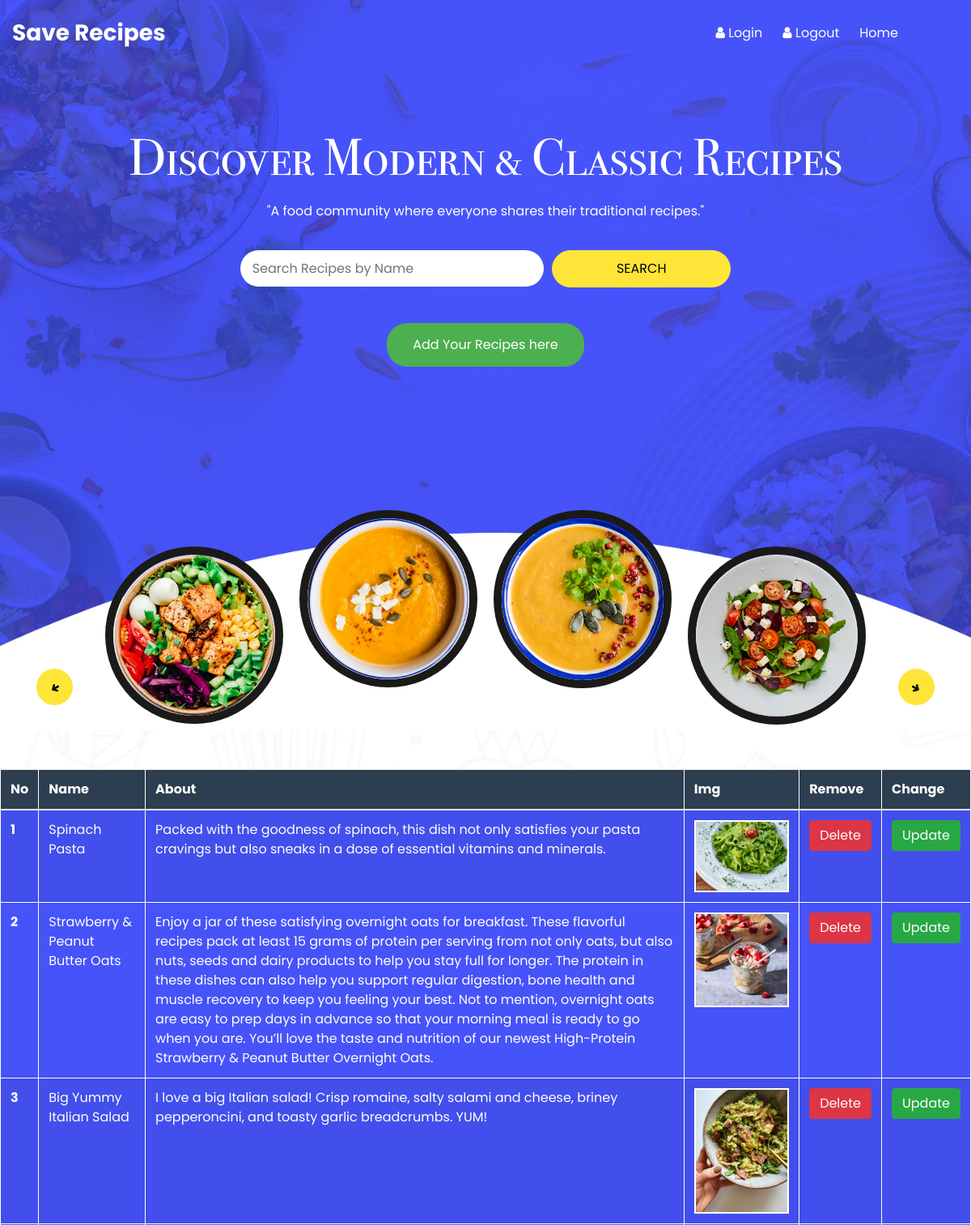
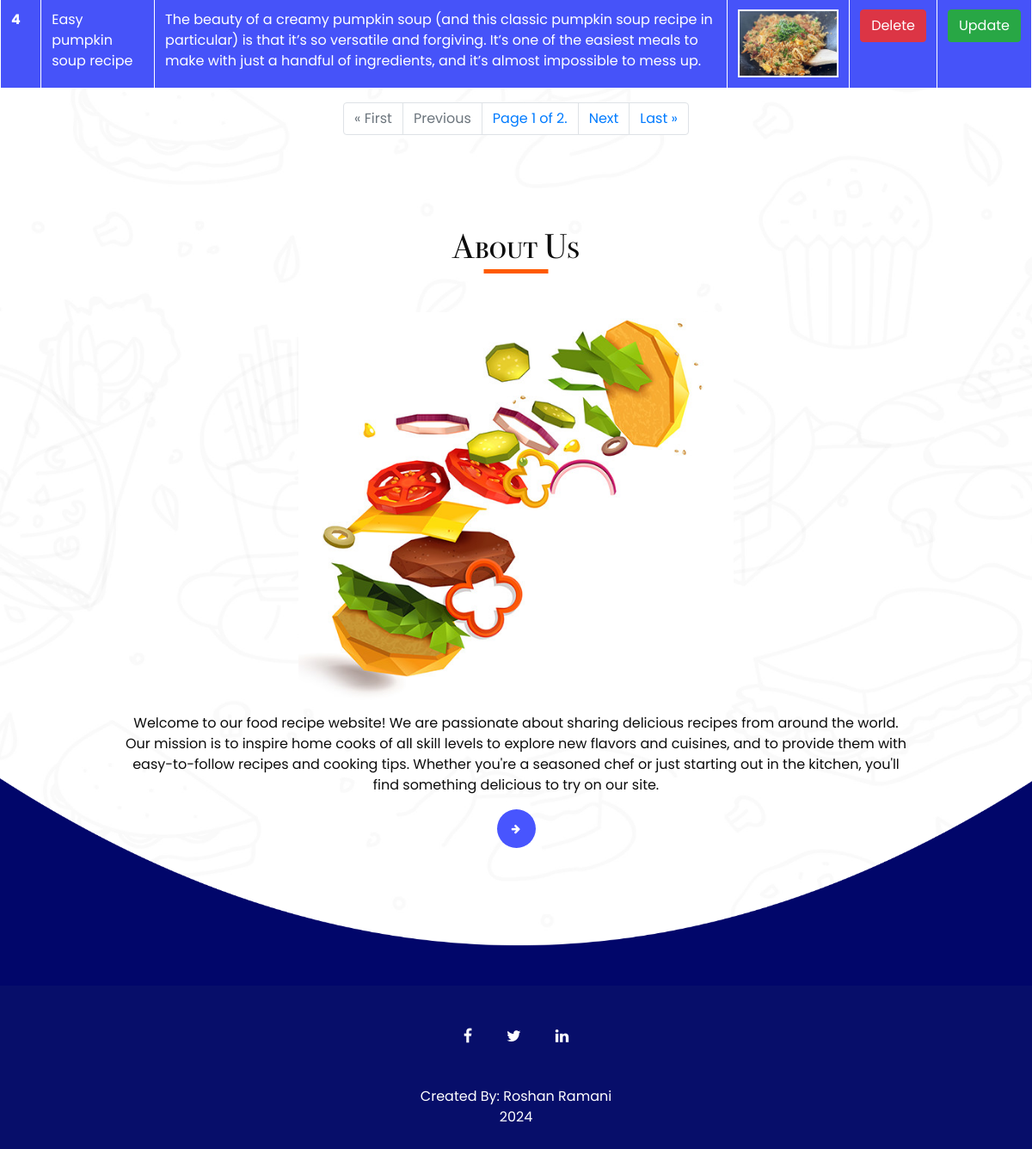
The app's page /home/ (signed in) with its own data (2 pictures, top to bottom).
### recipe/models.py (models this page shows)
class fastfood(models.Model):
    user=models.ForeignKey(User,on_delete=models.SET_NULL,null=True,blank=True)
    name=models.TextField(max_length=100)
    about=models.TextField(max_length=200)
    img=models.ImageField(upload_to="media")

### recipe/views.py (the view)
# urls.py: 2. Add a URL to urlpatterns:  path('', views.home, name='home')
@login_required(login_url="/login_page/")
def home(request):
    queryset = fastfood.objects.all()
    if 'Search' in request.GET:
        recipe_name = request.GET.get('Search')
        queryset = queryset.filter(name__icontains=recipe_name)
        if not queryset:
            messages.error(request, "Recipe not found")
    paginator = Paginator(queryset, 4)
    page_number = request.GET.get("page", 1)
    page_obj = paginator.get_page(page_number)
    return render(request, 'home.html', {'queryset': page_obj, 'recipe': queryset})

### templates/home.html (shortened to what this page needs)
{% load static %}
<!DOCTYPE html>
<html lang="en">
  <head>
    <link
      rel="stylesheet"
      type="text/css"
      href="{% static 'css/bootstrap.css' %}"
    />
    <link href="{% static 'css/font-awesome.min.css' %}" rel="stylesheet" />
    <link
      rel="stylesheet"
      href="https://cdnjs.cloudflare.com/ajax/libs/jquery-nice-select/1.1.0/css/nice-select.min.css"
    />
    <link
      rel="stylesheet"
      href="https://cdnjs.cloudflare.com/ajax/libs/slick-carousel/1.9.0/slick.min.css"
    />
    <link href="{% static 'css/style.css' %}" rel="stylesheet" />
    <link href="{% static 'css/responsive.css' %}" rel="stylesheet" />
    <link
      rel="stylesheet"
      type="text/css"
      href="{% static 'css/bootstrap.css' %}"
    />
    <link href="{% static 'css/font-awesome.min.css' %}" rel="stylesheet" />
    <link
      rel="stylesheet"
      href="https://cdnjs.cloudflare.com/ajax/libs/jquery-nice-select/1.1.0/css/nice-select.min.css"
    />
    <link
      rel="stylesheet"
      href="https://cdnjs.cloudflare.com/ajax/libs/slick-carousel/1.9.0/slick.min.css"
    />
    <link href="{% static 'css/style.css' %}" rel="stylesheet" />
    <link href="{% static 'css/responsive.css' %}" rel="stylesheet" />
  </head>
  <body>
    <div class="hero_area">
      <header class="header_section">
        <div class="container-fluid">
          <nav class="navbar navbar-expand-lg custom_nav-container">
            <a class="navbar-brand" href="/home/">
              <span>Save Recipes</span>
            </a>
            <div class="" id="">
              <div class="User_option">
                <a href="/login_page/">
                  <i class="fa fa-user" aria-hidden="true"></i>
                  <span>Login</span>
                </a>
                <a href="/logout_page/">
                  <i class="fa fa-user" aria-hidden="true"></i>
                  <span>Logout</span>
                </a>
                <a href="/home/">
                  <span>Home</span>
                </a>
              </div>
            </div>
          </nav>
        </div>
      </header>
      <section class="slider_section">
        <div class="container">
          <div class="row">
            <div class="col-lg-10 mx-auto">
              <div class="detail-box">
                <h1>Discover Modern & Classic Recipes</h1>
                <p>
                  "A food community where everyone shares their traditional
                  recipes."
                </p>
              </div>
              <div class="find_container">
                <div class="container">
                  <div class="row">
                    <div class="col">
                      <form method="GET" action="{% url 'home' %}">
                        <div class="form-row">
                          <div class="form-group col-lg-5">
                            <input
                              type="text"
                              class="form-control"
                              id="inputHotel"
                              name="Search"
                              placeholder="Search Recipes by Name"
                            />
                          </div>
                          <div class="form-group col-lg-3">
                            <div class="btn-box">
                              <button type="submit" class="btn">Search</button>
                            </div>
                          </div>
                        </div>
                      </form>
                      <form method="GET" action="{% url 'add' %}">
                        <div class="form-row">
                          <div class="form-group col-lg-4">
                            <div class="box">
                              <a href="/add/">
                                <button class="search1-button">
                                  Add Your Recipes here
                                </button>
                              </a>
                            </div>
                          </div>
                        </div>
                      </form>
                    </div>
                  </div>
                </div>
              </div>
            </div>
          </div>
        </div>
        <div class="slider_container">
          <div class="item">
            <div class="img-box">
              <img src="/static/images/slider-img1.png" alt="" />
            </div>
          </div>
          <div class="item">
            <div class="img-box">
              <img src="/static/images/slider-img2.png" alt="" />
            </div>
          </div>
          <div class="item">
            <div class="img-box">
              <img src="/static/images/slider-img3.png" alt="" />
            </div>
          </div>
          <div class="item">
            <div class="img-box">
              <img src="/static/images/slider-img4.png" alt="" />
            </div>
          </div>
        </div>
      </section>
    </div>
    <table class="table mt-5 table-striped custom-table">
      <thead>
        <tr>
          <th scope="col">No</th>
          <th scope="col">Name</th>
          <th scope="col">About</th>
          <th scope="col">Img</th>
          <th scope="col">Remove</th>
          <th scope="col">Change</th>
        </tr>
      </thead>
      <tbody>
        {% for item in queryset %}
        <tr>
          <th scope="row">{{ forloop.counter }}</th>
          <td>{{ item.name }}</td>
          <td>{{ item.about }}</td>
          <td>
            <img
              src="/media/{{ item.img }}"
              style="height: auto; width: auto"
              alt="Recipe Image"
            />
          </td>
          <td>
            <a href="/delete_re/{{ item.id }}/" class="btn btn-danger"
              >Delete</a
            >
          </td>
          <td>
            <a href="/update_re/{{ item.id }}/" class="btn btn-success"
              >Update</a
            >
          </td>
        </tr>
        {% endfor %}
      </tbody>
    </table>
    {% if queryset.has_other_pages %}
    <nav aria-label="Page navigation example">
      <ul class="pagination justify-content-center">
        {% if queryset.has_previous %}
        <li class="page-item">
          <a class="page-link" href="?page=1">&laquo; First</a>
        </li>
        <li class="page-item">
          <a class="page-link" href="?page={{ queryset.previous_page_number }}"
            >Previous</a
          >
        </li>
        {% else %}
        <li class="page-item disabled">
          <span class="page-link">&laquo; First</span>
        </li>
        <li class="page-item disabled">
          <span class="page-link">Previous</span>
        </li>
        {% endif %}
        <li class="page-item">
          <span class="current page-link">
            Page {{ queryset.number }} of {{ queryset.paginator.num_pages }}.
          </span>
        </li>
        {% if queryset.has_next %}
        <li class="page-item">
          <a class="page-link" href="?page={{ queryset.next_page_number }}"
            >Next</a
          >
        </li>
        <li class="page-item">
          <a class="page-link" href="?page={{ queryset.paginator.num_pages }}"
            >Last &raquo;</a
          >
        </li>
        {% endif %}
      </ul>
    </nav>
    {% endif %}
    <section class="about_section layout_padding">
      <div class="container">
        <div class="col-md-11 col-lg-10 mx-auto">
          <div class="heading_container heading_center">
            <h2>About Us</h2>
          </div>
          <div class="box">
            <div class="col-md-7 mx-auto">
              <div class="img-box">
                <img
                  src="{% static 'images/about-img.jpg' %}"
                  class="box-img"
                  alt="About Us"
                />
              </div>
            </div>
            <div class="detail-box">
              <p>
                Welcome to our food recipe website! We are passionate about
                sharing delicious recipes from around the world. Our mission is
                to inspire home cooks of all skill levels to explore new flavors
                and cuisines, and to provide them with easy-to-follow recipes
                and cooking tips. Whether you're a seasoned chef or just
                starting out in the kitchen, you'll find something delicious to
                try on our site.
              </p>
              <a href="/add/">
                <i class="fa fa-arrow-right" aria-hidden="true"></i>
              </a>
            </div>
          </div>
        </div>
      </div>
    </section>
    <div class="footer_container">
      <section class="info_section">
        <div class="container">
          <div class="social_box">
            <a
              href="https://www.instagram.com/roshan_ramani01?igsh=MWlpNWI2MWZmMDB6Yg%3D%3D&utm_source=qr"
            >
              <i class="fa fa-facebook" aria-hidden="true"></i>
            </a>
            <a href="">
              <i class="fa fa-twitter" aria-hidden="true"></i>
            </a>
            <a
              href="https://www.linkedin.com/in/roshan-ramani-0510102b2?utm_source=share&utm_campaign=share_via&utm_content=profile&utm_medium=ios_app"
            >
              <i class="fa fa-linkedin" aria-hidden="true"></i>
            </a>
          </div>
        </div>
      </section>
      <footer class="footer_section">
        <div class="container">
          <p>
            Created By: Roshan Ramani
            <br />
            <span id="displayYear"></span>
          </p>
        </div>
      </footer>
    </div>
  </body>
</html>

### static/css/responsive.css (style rules this page uses)
@media (min-width: 1200px) { .container { max-width: 1170px; } }

### templates/home.html (style rules this page uses)
.search1-button { background-color: #4caf50; border: none; color: white; padding: 15px 32px; text-align: center; text-decoration: none; display: inline-block; font-size: 16px; margin: 4px 2px; cursor: pointer; border-radius: 25px; }
.custom-table { background-color: #4653f9; color: white; }
.custom-table thead { background-color: #2c3e50; }
.custom-table th, .custom-table td { border: 1px solid #ffffff; color: white; }
.custom-table img { border: 2px solid #ffffff; max-width: 100%; height: auto; }
.custom-table a.btn { color: #ffffff; }
.custom-table .btn-success { background-color: #28a745; }
.detail-box, .find_container { text-align: center; }
.form-row { display: flex; flex-wrap: wrap; justify-content: center; }
.form-group { flex: 1; min-width: 150px; padding: 5px; }

### records on screen
fastfood: name "Spinach Pasta", about "Packed with the goodness of spinach, this dish not only satisfies your pasta cravings but also sneaks in a dose of essential vitamins and minerals.", img (picture)
fastfood: name "Strawberry & Peanut Butter Oats", about "Enjoy a jar of these satisfying overnight oats for breakfast. These flavorful recipes pack at least 15 grams of protein per serving from not only oats, but also nuts, seeds and dairy products to help you stay full for longer. The protein in these dishes can also help you support regular digestion, bone health and muscle recovery to keep you feeling your best. Not to mention, overnight oats are easy to prep days in advance so that your morning meal is ready to go when you are. You’ll love the taste and nutrition of our newest High-Protein Strawberry & Peanut Butter Overnight Oats.", img (picture)
fastfood: name "Big Yummy Italian Salad", about "I love a big Italian salad! Crisp romaine, salty salami and cheese, briney pepperoncini, and toasty garlic breadcrumbs. YUM!", img (picture)
fastfood: name "Easy pumpkin soup recipe", about "The beauty of a creamy pumpkin soup (and this classic pumpkin soup recipe in particular) is that it’s so versatile and forgiving. It’s one of the easiest meals to make with just a handful of ingredients, and it’s almost impossible to mess up.", img (picture)

### other values on screen
{{ queryset.number }} "1"
{{ queryset.paginator.num_pages }} "2"
